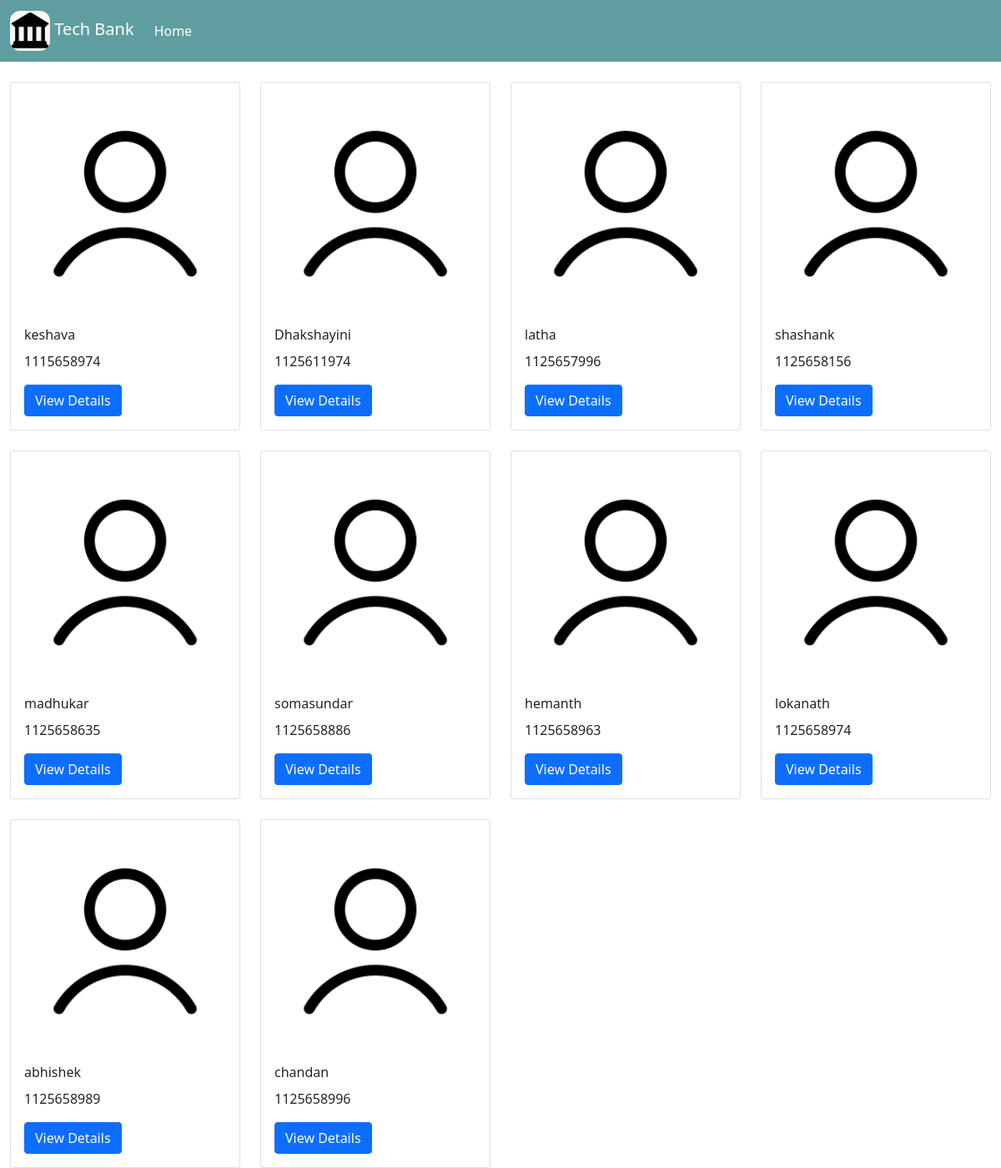
The app's page /Banking_System/customer_details.php with its own data.
### tables this page shows
CREATE TABLE `customer` (
  `name` varchar(20) DEFAULT NULL,
  `acc_no` int(10) NOT NULL,
  `balance` float DEFAULT NULL,
  `email` varchar(30) DEFAULT NULL,
  `phone` int(13) DEFAULT NULL
);

### Banking_System/customer_details.php (the view, shortened to what this page needs)
<!DOCTYPE html>
<html>
<head>
    <link href="https://cdn.jsdelivr.net/npm/bootstrap@5.0.1/dist/css/bootstrap.min.css" rel="stylesheet">
</head>
<body>
    <nav class="navbar navbar-expand-lg navbar-dark" style="background-color:cadetblue" >
      <div class="container-fluid">
        <div class="collapse navbar-collapse" id="navbarTogglerDemo01">
          <a class="navbar-brand" href="./index.php"><img src="./assets/favicon.ico" style="border-radius:25%;"/>  Tech Bank</a>
          <ul class="navbar-nav me-auto mb-2 mb-lg-0">
            <li class="nav-item ">
              <a class="nav-link active" aria-current="page" href="./index.php">Home</a>
            </li>
          </ul>
        </div>
      </div>
    </nav>
    <div class="container-fluid">
        <div class="row"><br />
        <?php
            $servername = "localhost";
            $username = "bank";
            $password = "1999";
            $dbname = "banking";
            $conn = new mysqli($servername, $username, $password, $dbname);
            $sql = "SELECT name, acc_no FROM customer";
            $result = $conn->query($sql);
            if ($result->num_rows > 0) {
                while($row = $result->fetch_assoc()) {
                $name =  $row["name"];
                $acc_no = $row["acc_no"];
                echo "<div class="."col-sm-3".">"."<br/>";
                echo "<div class="."card".">";
                echo '<img src="assets/customer.png" class="card-img-top" style="height:20%;width:100%" alt="customer.jpg">';
                echo "<div class="."card-body".">";
                echo "<p class="."card-title " .">"."$name"."</p>";
                echo "<p class="."card-text" .">"."$acc_no"."</p>";
                echo '<button class="btn btn-primary"'."id=$acc_no".'  '.'onclick="viewDetails(id)">View Details</button>';
                echo "</div>";
                echo "</div>";
                echo "</div>";
                }
                echo "</div>";
            } else {
                echo "0 results";
            }
        ?>
        </div>
</body>
</html>

### records on screen
customer: name "keshava", acc_no "1115658974"
customer: name "Dhakshayini", acc_no "1125611974"
customer: name "latha", acc_no "1125657996"
customer: name "shashank", acc_no "1125658156"
customer: name "madhukar", acc_no "1125658635"
customer: name "somasundar", acc_no "1125658886"
customer: name "hemanth", acc_no "1125658963"
customer: name "lokanath", acc_no "1125658974"
customer: name "abhishek", acc_no "1125658989"
customer: name "chandan", acc_no "1125658996"
